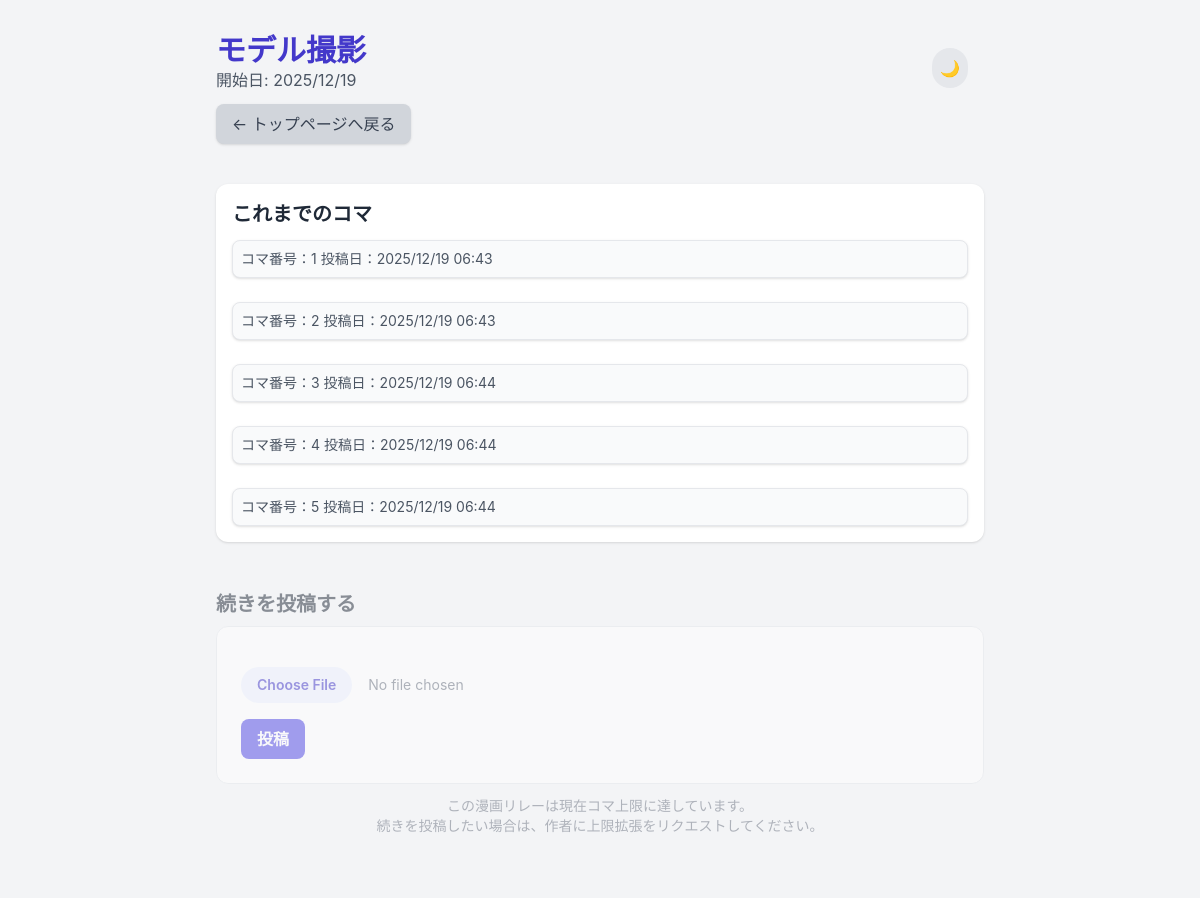
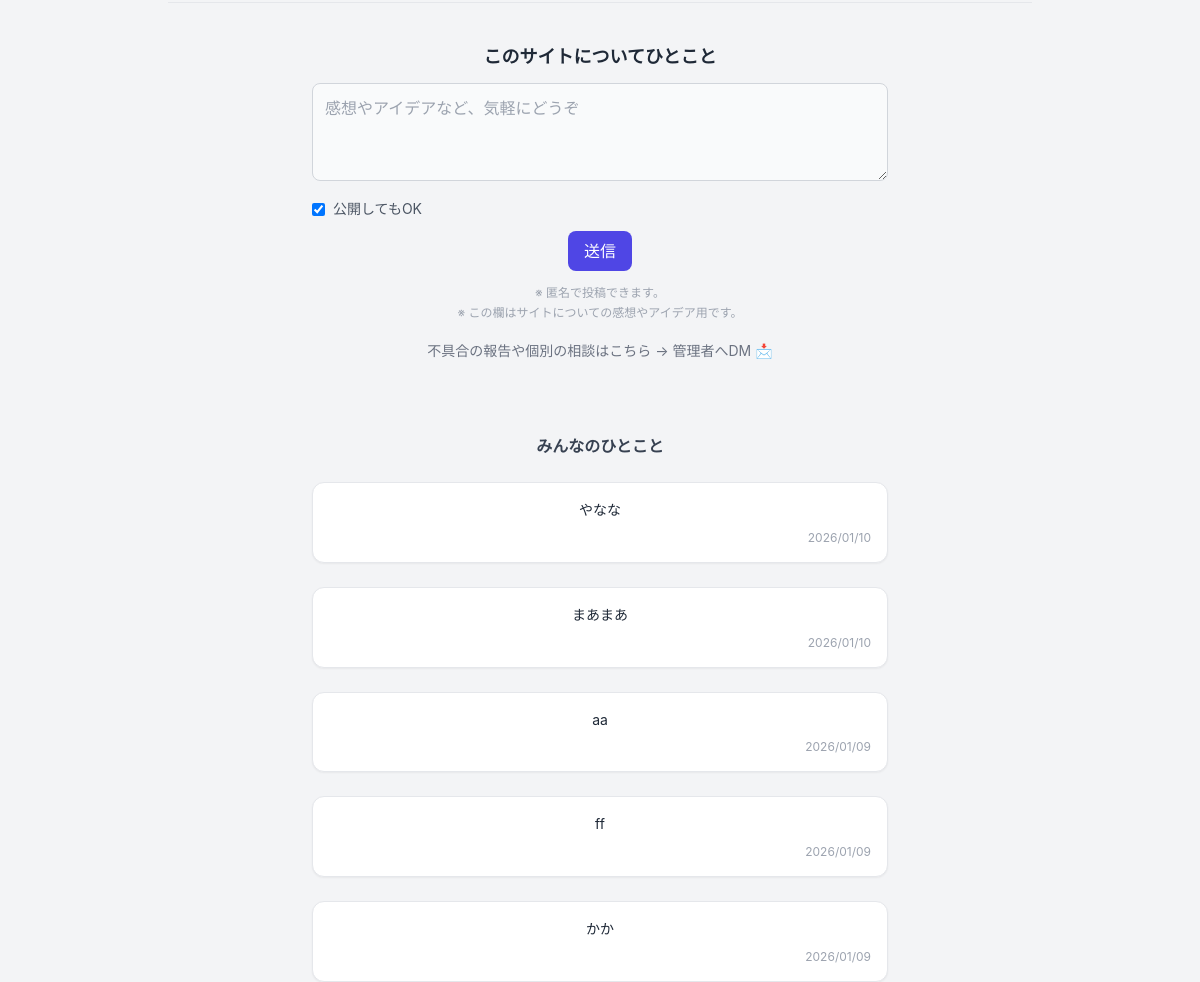
The app's page /comic/15 with its own data (2 pictures, top to bottom).
### app.py (models this page shows, shortened)
class Comic(db.Model):
    __tablename__ = 'comic'
    id = db.Column(db.Integer, primary_key=True)
    title = db.Column(db.String(100), default='無題の漫画リレー')
    started_at = db.Column(db.DateTime, default=datetime.utcnow)
    is_completed = db.Column(db.Boolean, default=False)
    is_deleted = db.Column(db.Integer, default=0, nullable=False)
    max_koma = db.Column(db.Integer, default=20)
    komas = db.relationship('Koma', backref='comic', lazy='dynamic')

class Koma(db.Model):
    __tablename__ = 'koma'
    id = db.Column(db.Integer, primary_key=True)
    comic_id = db.Column(db.Integer, db.ForeignKey('comic.id'), nullable=False)
    frame_number = db.Column(db.Integer, nullable=False)
    image_filename = db.Column(db.String(120), unique=True, nullable=False)
    posted_at = db.Column(db.DateTime, default=datetime.utcnow)
    is_deleted = db.Column(db.Integer, default=0, nullable=False)

class PublicComment(db.Model):
    __tablename__ = "public_comment"
    id = db.Column(db.Integer, primary_key=True)
    message = db.Column(db.Text, nullable=False)
    is_public = db.Column(db.Boolean, default=True)  # 公開 or 非公開
    admin_reply = db.Column(db.Text)
    created_at = db.Column(db.DateTime, default=datetime.utcnow)

### app.py (the view)
@app.route('/comic/<int:comic_id>')
def comic_detail(comic_id):
    comic = Comic.query.get_or_404(comic_id)
    komas = comic.komas.filter_by(
        is_deleted=0
    ).order_by(Koma.frame_number.asc()).all()
    koma_count = len(komas) # コマの数
    return render_template(
        'comic_detail.html',
        comic=comic,
        komas=komas,
        koma_count=koma_count
    )

### app.py (called while the page is built)
@app.context_processor
def inject_public_comments():
    comments = (
        PublicComment.query
        .filter_by(is_public=True)
        .order_by(PublicComment.created_at.desc())
        .limit(5)
        .all()
    )
    return dict(public_comments=comments)

### templates/comic_detail.html (shortened to what this page needs)
{% extends "base.html" %}
{% block content %}
<div class="max-w-3xl mx-auto">
  <header class="relative mb-10">
    <h1 class="text-3xl font-bold text-indigo-700 dark:text-[#C8A5FF]">{{ comic.title }}</h1>
    <p class="text-gray-600 dark:text-[#ABB6C6]">開始日: {{ comic.started_at.strftime('%Y/%m/%d') }}</p>
    <a href="{{ url_for('index') }}"
      class="inline-block mt-3 px-4 py-2 bg-gray-300 dark:bg-[#383C40] text-gray-700 dark:text-[#BFC9DD] rounded-lg shadow hover:bg-gray-400">
      ← トップページへ戻る
    </a>
    <button id="theme-toggle" class="absolute top-4 right-4
               p-2 rounded-full
               bg-gray-200 dark:bg-gray-700
               text-gray-800 dark:text-gray-200
               hover:scale-105 transition">
      🌙
    </button>
  </header>
  <section class="bg-white dark:bg-[#121212] p-4 rounded-xl shadow mb-6">
    <h2 class="text-xl font-bold mb-3 dark:text-gray-400">これまでのコマ</h2>
    <div class="space-y-6">
      {% for koma in komas %}
      <div class="border dark:border-[#414143] rounded-lg overflow-hidden bg-gray-50 shadow">
        <div class="p-2 text-gray-600 dark:text-gray-400 text-sm dark:bg-[#1F1F20]">
          コマ番号：{{ koma.frame_number }}
          投稿日：{{ koma.posted_at.strftime('%Y/%m/%d %H:%M') }}
        </div>
      </div>
      {% endfor %}
    </div>
  </section>
  {% set is_full = comic.max_koma is not none and koma_count >= comic.max_koma %}
  <section class="mt-12
    {% if is_full %}
      opacity-50 pointer-events-none
    {% endif %}
    ">
    <h2 class="text-xl font-bold mb-2 text-gray-800 dark:text-gray-200">
      続きを投稿する
    </h2>
    <div class="
    rounded-xl p-6 border
    bg-white
    dark:bg-[#121212]
    border-gray-200
    dark:border-[#414143]
    transition
  ">
      <form action="{{ url_for('post_frame') }}" method="POST" enctype="multipart/form-data" class="space-y-4">
        <input type="file" name="file" required class="block w-full text-sm text-gray-500
               file:mr-4 file:py-2 file:px-4
               file:rounded-full file:border-0
               file:text-sm file:font-semibold
               file:bg-indigo-50 dark:file:bg-[#262C3F] file:text-indigo-700 dark:file:text-[#C8A5FF]
               hover:file:bg-indigo-100 hover:cursor-pointer file:hover:cursor-pointer">
        <button type="submit" class="
    block mx-auto mt-4
    md:mx-0 md:mt-0 md:inline-block
    px-4 py-2 rounded-lg font-semibold
    bg-indigo-600 text-white
    hover:bg-indigo-700 transition
  ">
          投稿
        </button>
      </form>
    </div>
    {% if is_full %}
    <p class="mt-3 text-sm text-gray-500 text-center">
      この漫画リレーは現在コマ上限に達しています。<br>
      続きを投稿したい場合は、作者に上限拡張をリクエストしてください。
    </p>
    {% endif %}
  </section>
</div>
{% endblock %}

### templates/base.html (shortened to what this page needs)
<!DOCTYPE html>
<html lang="ja">
<head>
  <script src="https://cdn.tailwindcss.com"></script>
</head>
<body class="min-h-screen pt-4 pl-4 pr-4 md:pt-8 md:pl-8 md:pr-8 transition-colors duration-300
         bg-gray-100 dark:bg-[#232325]
         text-gray-800 dark:text-gray-200">
  {% block content %}{% endblock %}
  <footer class="max-w-4xl mx-auto mt-16 px-4 text-center">
    {% if not hide_dm_link %}
    <div class="border-t pt-10 pb-6">
      <div class="max-w-xl mx-auto">
        <h3 class="text-lg font-bold mb-3 text-gray-800 dark:text-gray-100">
          このサイトについてひとこと
        </h3>
        <form action="{{ url_for('footer_comment') }}" method="POST" class="space-y-3">
          <textarea name="message" rows="3" required placeholder="感想やアイデアなど、気軽にどうぞ" class="w-full p-3 rounded-lg border
                 bg-gray-50 dark:bg-gray-800
                 text-gray-800 dark:text-gray-100
                 border-gray-300 dark:border-gray-700
                 focus:outline-none focus:ring-2 focus:ring-indigo-500"></textarea>
          <label class="flex items-center gap-2 text-sm text-gray-600 dark:text-gray-400">
            <input type="checkbox" name="is_public" checked>
            公開してもOK
          </label>
          <button type="submit" class="px-4 py-2 rounded-lg bg-indigo-600 text-white
                 hover:bg-indigo-700 transition">
            送信
          </button>
          <p class="text-xs text-gray-400 leading-relaxed">
            ※ 匿名で投稿できます。<br>
            ※ この欄はサイトについての感想やアイデア用です。<br>
          </p>
        </form>
        <div class="mt-4">
          <a href="{{ url_for('admin_dm') }}" class="inline-flex items-center gap-1 text-sm
                  text-gray-500 hover:text-indigo-600 transition">
            不具合の報告や個別の相談はこちら → 管理者へDM
            <span>📩</span>
          </a>
        </div>
      </div>
    </div>
    <div class="mt-12 max-w-xl mx-auto space-y-6">
      <h4 class="text-md font-semibold text-gray-700 dark:text-gray-300">
        みんなのひとこと
      </h4>
      {% if public_comments %}
      {% for c in public_comments %}
      <div class="
        p-4 rounded-xl
        bg-white dark:bg-gray-900
        border border-gray-200 dark:border-gray-700
        shadow-sm
        space-y-2
      ">
        <p class="text-sm text-gray-800 dark:text-gray-100 leading-relaxed">
          {{ c.message }}
        </p>
        <div class="text-xs text-gray-400 text-right">
          {{ c.created_at.strftime('%Y/%m/%d') }}
        </div>
      </div>
      {% endfor %}
      {% else %}
      <p class="text-sm text-gray-400">
        まだコメントはありません。
      </p>
      {% endif %}
    </div>
    {% endif %}
  </footer>
</body>
</html>

### templates/base.html (style rules this page uses)
body { font-family: 'Inter', sans-serif; }

### records on screen
Comic: title "モデル撮影", started_at "2025/12/19"
Koma: frame_number "1", posted_at "2025/12/19 06:43"
Koma: frame_number "2", posted_at "2025/12/19 06:43"
Koma: frame_number "3", posted_at "2025/12/19 06:44"
Koma: frame_number "4", posted_at "2025/12/19 06:44"
Koma: frame_number "5", posted_at "2025/12/19 06:44"
PublicComment: message "やなな", created_at "2026/01/10"
PublicComment: message "まあまあ", created_at "2026/01/10"
PublicComment: message "aa", created_at "2026/01/09"
PublicComment: message "ff", created_at "2026/01/09"
PublicComment: message "かか", created_at "2026/01/09"
